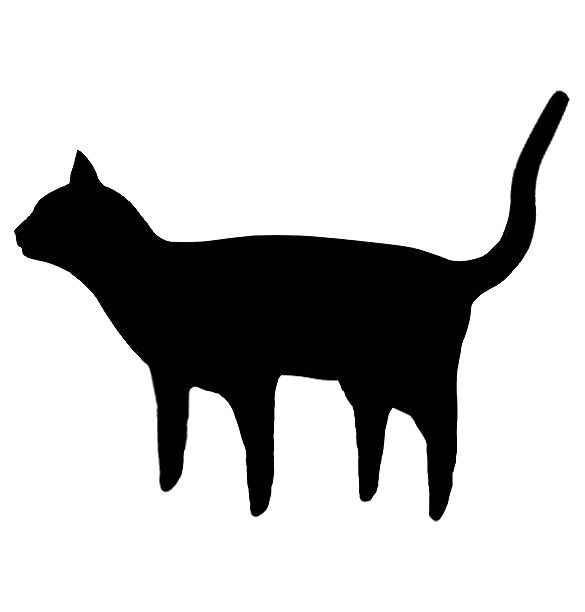
%> input picture examples/cat/input/cat_silhouette.jpg, 585 x 612 px
$ octave testEnvelope.m   (GNU Octave 9; MATLAB toolbox functions it lacks are replaced by stand-ins)
%> lines starting %> are read from the running program, lines starting %| are printed output that depends on the picture; in (x1, y1, x2, y2) boxes, pixels count from 0 and x2, y2 are one past the last pixel; in counts of white or black regions, pixels touching at a corner belong together; the program's own positions count from 1
% clear; clc; close all;
inDir = fullfile(fileparts(mfilename('fullpath')), '..', '..', 'examples', 'cat', 'input');

%% - Load Image
try
    originalImage = imread(fullfile(inDir, 'cat_silhouette.jpg'));
%> originalImage is the input picture: size 612x585 uint8; min 0, max 255, mean 198.5
catch
    error('Image file not found. Please update the path to your image.');
end
grayImage = flip(im2gray(originalImage),1);
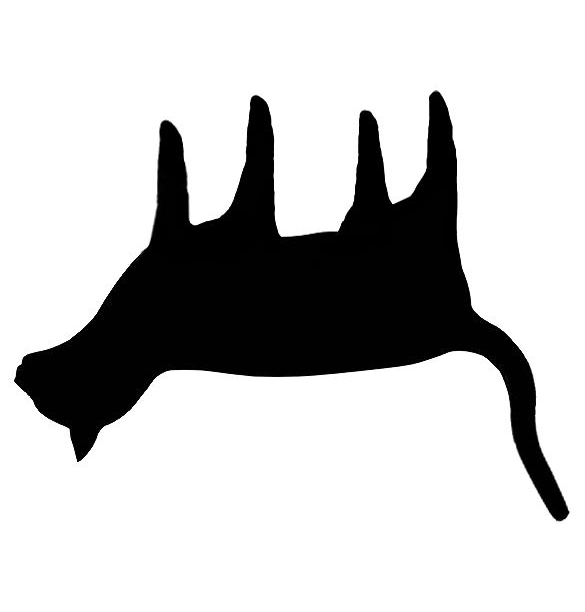
%> grayImage: size 612x585 uint8; min 0, max 255, mean 198.5; mean of the top-left, top-right, bottom-left and bottom-right quarters 198.2, 194.5, 192.9, 208.5
thresholdLevel = graythresh(grayImage);
%> thresholdLevel = 0.502
binaryImage = imbinarize(grayImage, thresholdLevel);
%> binaryImage: size 612x585 logical; 77.8% white; 1 black region, box (x1, y1, x2, y2) and area: (14, 91, 569, 521) 79622
if mean(binaryImage(:)) > 0.5
    binaryImage = ~binaryImage;
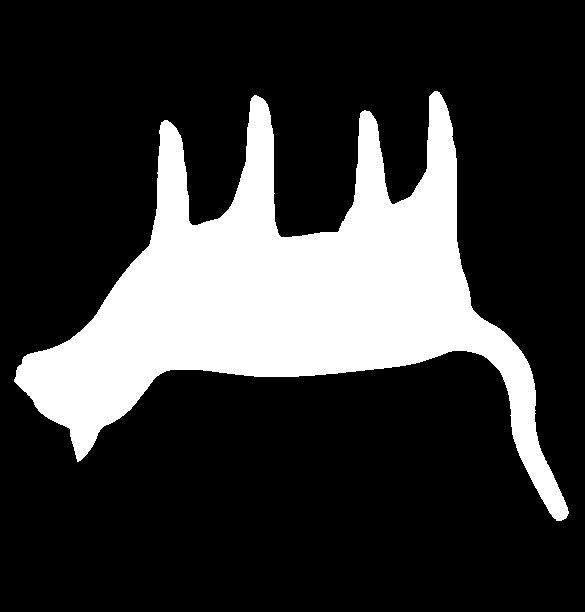
%> binaryImage: size 612x585 logical; 22.2% white; 1 white region, box (x1, y1, x2, y2) and area: (14, 91, 569, 521) 79622
end
binaryImage = imfill(binaryImage, 'holes');

%% - Get Image Boundaries
[boundaries, ~] = bwboundaries(binaryImage, 'noholes');
%> boundaries = 1 boundary; box (x1, y1, x2, y2) and points: (14, 91, 569, 521) 2238
max_length = 0;
cat_boundary_idx = 0;
for k = 1:length(boundaries)
   if length(boundaries{k}) > max_length
      max_length = length(boundaries{k});
      cat_boundary_idx = k;
   end
end
%> this loop made 1 pass
%> (max_length, cat_boundary_idx) on pass 1: (2238, 1)
catBoundary = boundaries{cat_boundary_idx};
%> catBoundary = 2238 rows, first 12: [380 15; 379 16; 378 16; 377 17; 376 17; 375 17; 374 17; 373 17; 372 17; 371 17; 370 18; 369 18]
catRows = catBoundary(:, 1);
%> catRows = 2238 values, max 521 at index 1545, min 92 at index 1101, mean 280.4
catCols = catBoundary(:, 2);
%> catCols = 2238 values, max 569 at index 1534, min 15 at index 1, mean 317.5

%% - Extract Top and Bottom Profiles
minCol = min(catCols);
%> minCol = 15
maxCol = max(catCols);
%> maxCol = 569

topProfile = NaN(1, maxCol - minCol + 1);
pixel_xpos = [];
for col = minCol:maxCol
    % Find all rows in the boundary that correspond to the current column
    rows_at_col = catRows(catCols == col);
    if ~isempty(rows_at_col)
        % The top-most pixel has the minimum row value
        top_pixel_row = max(rows_at_col);
        % Store it in our profile array. The index is adjusted for the array.
        topProfile(col - minCol + 1) = top_pixel_row;
        pixel_xpos = [pixel_xpos, col];
    end
end
%> this loop made 555 passes
%> (rows_at_col, top_pixel_row, pixel_xpos) on passes 1 to 10: ([380; 382; 381; 380], 382, 15), ([379; 378; 383], 383, [15 16]), ([377; 376; 375; 374; 373; 372; 371; 384], 384, [15 16 17]), ([370; 369; 368; 385], 385, [15 16 17 18]), ([367; 386], 386, [15 16 17 18 19]), ([366; 387], 387, [15 16 17 18 19 20]), ([366; 388], 388, [15 16 17 18 19 20 21]), ([365; 389], 389, [15 16 17 18 19 20 21 22]), ([364; 363; 362; 361; 360; 390], 390, [15 16 17 18 19 20 21 22 23]), ([359; 358; 391], 391, [15 16 17 18 19 20 21 22 23 24])
%> (rows_at_col, top_pixel_row) on passes 17 to 22: ([354; 398; 397], 398), ([354; 399], 399), ([354; 400], 400), ([354; 402; 401], 402), ([353; 405; 404; 403], 405), ([353; 407; 406], 407)
%> after the loop, pixel_xpos = 555 values from 15 to 569; topProfile = 555 values, max 521 at index 543, min 351 at index 439, mean 394.3; top_pixel_row = 514

botProfile = NaN(1, maxCol - minCol + 1);
pixel_xpos = [];
for col = minCol:maxCol
    % Find all rows in the boundary that correspond to the current column
    rows_at_col = catRows(catCols == col);
    if ~isempty(rows_at_col)
        % The top-most pixel has the minimum row value
        bot_pixel_row = min(rows_at_col);
        % Store it in our profile array. The index is adjusted for the array.
        botProfile(col - minCol + 1) = bot_pixel_row;
        pixel_xpos = [pixel_xpos, col];
    end
end
%> this loop made 555 passes
%> (rows_at_col, bot_pixel_row, pixel_xpos) on passes 1 to 10: ([380; 382; 381; 380], 380, 15), ([379; 378; 383], 378, [15 16]), ([377; 376; 375; 374; 373; 372; 371; 384], 371, [15 16 17]), ([370; 369; 368; 385], 368, [15 16 17 18]), ([367; 386], 367, [15 16 17 18 19]), ([366; 387], 366, [15 16 17 18 19 20]), ([366; 388], 366, [15 16 17 18 19 20 21]), ([365; 389], 365, [15 16 17 18 19 20 21 22]), ([364; 363; 362; 361; 360; 390], 360, [15 16 17 18 19 20 21 22 23]), ([359; 358; 391], 358, [15 16 17 18 19 20 21 22 23 24])
%> (rows_at_col, bot_pixel_row) on passes 17 to 22: ([354; 398; 397], 354), ([354; 399], 354), ([354; 400], 354), ([354; 402; 401], 354), ([353; 405; 404; 403], 353), ([353; 407; 406], 353)
%> after the loop, botProfile = 555 values, max 512 at index 555, min 92 at index 421, mean 251.7; bot_pixel_row = 512; pixel_xpos = 555 values from 15 to 569

%% - Load Audio File
%> (the run ends here)
